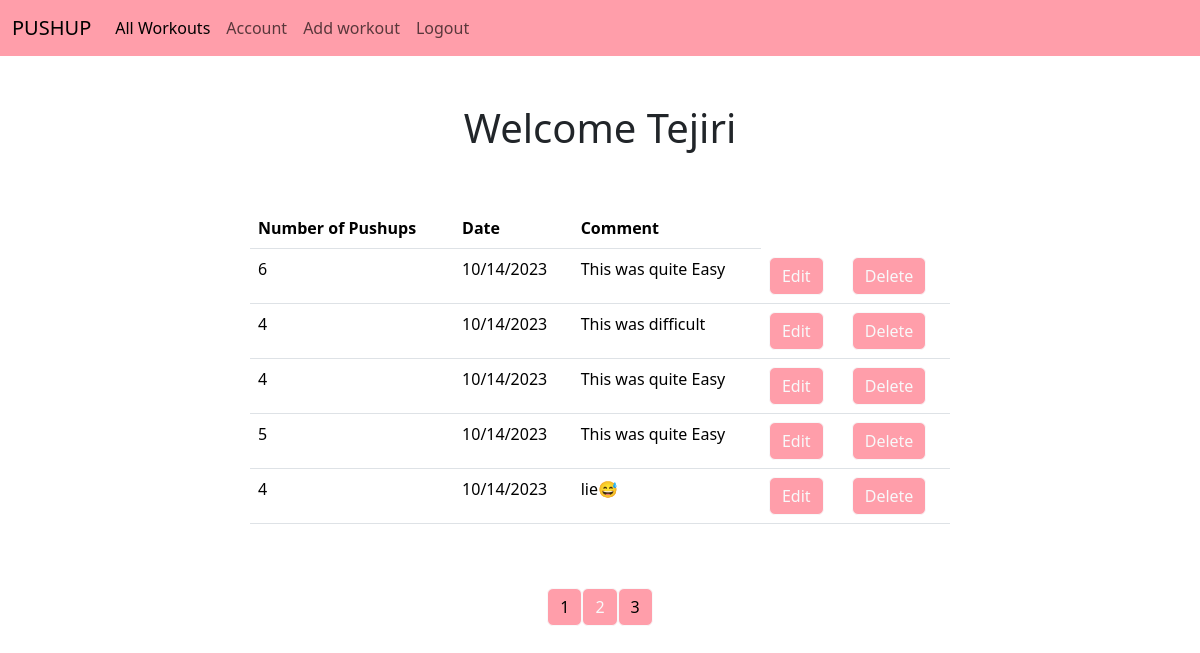
Screenshot of /all?page=2 (signed in) with the database file from the repository.
### models.py (models this page shows)
class User(db.Model,UserMixin):
    id=db.Column(db.Integer,primary_key=True, autoincrement=True)
    name = db.Column(db.String(250),nullable=False)
    email = db.Column(db.String(250), primary_key=False,nullable=False,)
    password = db.Column(db.String(250), primary_key=False,nullable=False)
    workouts=db.relationship('Workout',backref='author',lazy=True)

class Workout(db.Model):
    id=db.Column(db.Integer,primary_key=True,autoincrement=True)
    pushups =db.Column(db.Integer,nullable=False)
    date_posted = db.Column(db.DateTime,nullable=False,default=datetime.utcnow)
    comment=db.Column(db.Text,nullable=False)
    user_id=db.Column(db.Integer,db.ForeignKey('user.id'),nullable=False)

### main.py (the view)
@main.route('/all')
@login_required
def user_workouts():
    page=request.args.get('page',1,type=int)
    user=User.query.filter_by(email=current_user.email).first_or_404()
    workouts=Workout.query.filter_by(author=user).paginate(page=page,per_page=5)
    return render_template('all_workouts.html',workouts=workouts,user=user)

### init.py (called while the page is built)
def create_app():
    app=Flask(__name__)
    app.config["SECRET_KEY"] = "secret-key"
    app.config["SQLALCHEMY_DATABASE_URI"] = "sqlite:///db.sqlite"
    db.init_app(app)
    login_manager=LoginManager()
    login_manager.login_view='auth.login'
    login_manager.init_app(app)
    from models import User
    @login_manager.user_loader
    def load_user(user_id):
        return User.query.get(int(user_id))
    from main import main as main_blueprint
    app.register_blueprint(main_blueprint)
    from auth import auth as auth_blueprint
    app.register_blueprint(auth_blueprint)
    with app.app_context():
       db.create_all()
    return app

### templates/all_workouts.html (shortened to what this page needs)
{% extends 'base.html' %}
{% block content %}
<br>
<br>
<h1 class="container d-flex align-items-center justify-content-center">Welcome {{user.name}}</h1>
<br>
<br>
<div class="container d-flex align-items-center justify-content-center">
    <table class="table table-hover" style="width:700px;">
        <thread class="thread-dark">
            <tr>
                <th scope="col">Number of Pushups</th>
                <th scope="col">Date</th>
                <th scope="col">Comment</th>
            </tr>
        </thread>
        <body>
            {% for workout in workouts.items %}
             <tr>
                 <td>{{workout.pushups}}</td>
                 <td>{{workout.date_posted.strftime('%m/%d/%Y')}}</td>
                 <td>{{workout.comment}}</td>
                 <td>
                     <a href="{{url_for('main.update_workout',workout_id=workout.id)}}" class="btn btn-outline-light button " role="button">Edit</a>
                 </td>
                 <td>
                     <a href="{{url_for('main.delete',workout_id=workout.id)}}" class="btn btn-outline-light button" role="button">Delete</a>
                 </td>
             </tr>
          {% endfor%}
        </body>
    </table>
    </div>
<br>
<br>
    <div class="container d-flex align-items-center justify-content-center">
    {% for page_num in workouts.iter_pages(left_edge=1,right_edge=1,left_current=1,right_current=1)%}
    {%if page_num%}
    {%if workouts.page==page_num%}
    <a href="{{url_for('main.user_workouts',page=page_num)}}" class="btn btn-outline-light button">
        {{page_num}}
    </a>
    {%else%}
    <a href="{{url_for('main.user_workouts',page=page_num)}}" class="btn btn-light button">
        {{page_num}}
    </a>
    {%endif%}
    {%else%}
    ...
    {%endif%}
    {%endfor%}
    </div>
{% endblock %}

### static/styles.css (style rules this page uses)
.navbar,.button { background-color: #FF9EAA !important; }

### rows the page displays
User: name "Tejiri"
Workout: pushups "6", date_posted "10/14/2023", comment "This was quite Easy"
Workout: pushups "4", date_posted "10/14/2023", comment "This was difficult"
Workout: pushups "4", date_posted "10/14/2023", comment "This was quite Easy"
Workout: pushups "5", date_posted "10/14/2023", comment "This was quite Easy"
Workout: pushups "4", date_posted "10/14/2023", comment "lie😅"

### other values shown
{{ page_num }} "1" "3"
{{ page_num }} "2"
